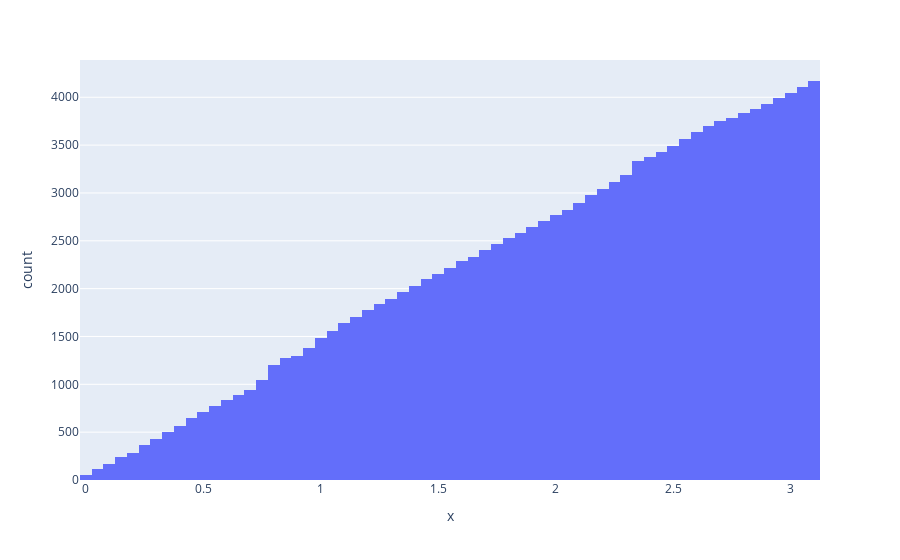

The cell this chart's notebook holds for it:
### Code cell
px.histogram(x=lines[:, 1], nbins=100, cumulative=True).show()

### Figure 1 — Plotly figure (JSON) as saved in the notebook; plotly's stock layout.template omitted (floating-point values rounded to 4 significant figures; data arrays with more than 128 entries replaced by an {"elided": "..."} marker saying what was removed)
{"data": [{"alignmentgroup": "True", "bingroup": "x", "cumulative": {"enabled": true}, "hovertemplate": "x=%{x}<br>count=%{y}<extra></extra>", "legendgroup": "", "marker": {"color": "#636efa", "pattern": {"shape": ""}}, "name": "", "nbinsx": 100, "offsetgroup": "", "orientation": "v", "showlegend": false, "type": "histogram", "x": {"elided": "4170 float values"}, "xaxis": "x", "yaxis": "y"}], "layout": {"barmode": "relative", "legend": {"tracegroupgap": 0}, "margin": {"t": 60}, "xaxis": {"anchor": "y", "domain": [0, 1], "title": {"text": "x"}}, "yaxis": {"anchor": "x", "domain": [0, 1], "title": {"text": "count"}}}}
